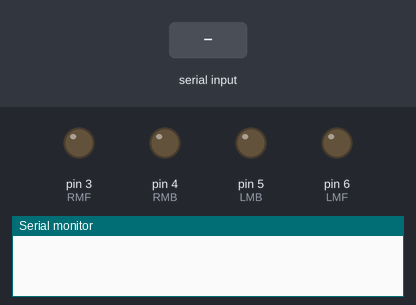
Bench run of a sketch on a simulated Arduino Uno, built with avr-gcc and run on an emulated ATmega328P. Parts: output pins drawn as LEDs (lit = HIGH), the last lines printed to the serial monitor. The test bench sets the inputs (shaded band).

Above: at 1.2 s.
1.3 s: "F\n" received over Serial
At 1.9 s:
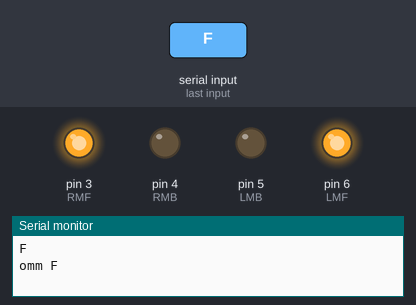
2.8 s: byte 66 ('B') received over Serial
At 4.0 s:
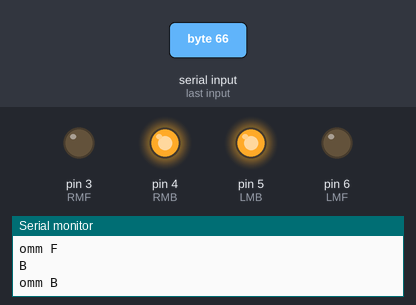
4.3 s: byte 75 ('K') received over Serial
At 5.4 s:
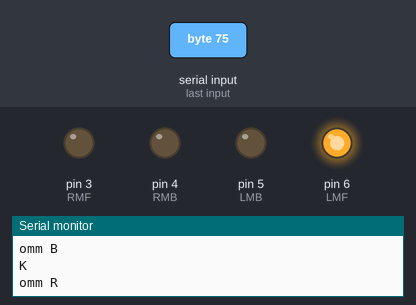
5.8 s: byte 76 ('L') received over Serial
At 6.5 s:
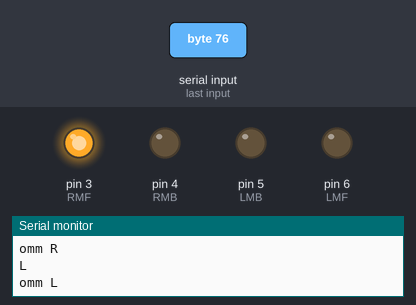
7.3 s: byte 79 ('O') received over Serial
At 7.7 s:
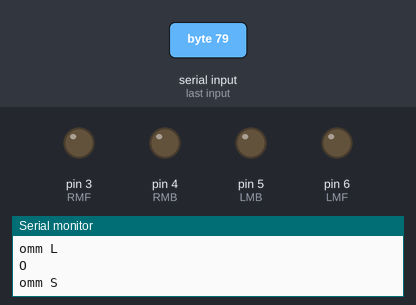
8.8 s: "B\n" received over Serial
At 10.0 s:
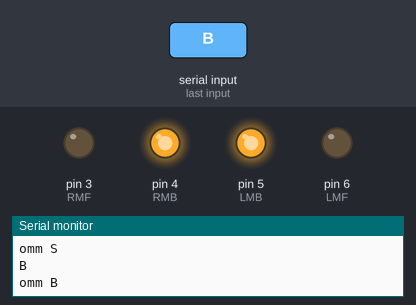
Timing chart, 0 to 11.3 s (numbered marks = the images above; inputs shaded):
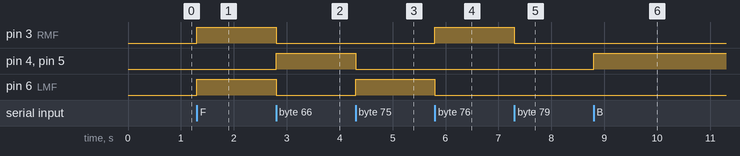

Measured:
- after the input at 1.3 s, pin 3 (RMF), pin 6 (LMF): LOW → HIGH at once
- after the input at 2.8 s, pin 3 (RMF), pin 6 (LMF): HIGH → LOW at once; pin 4 (RMB), pin 5 (LMB): LOW → HIGH at once
- after the input at 4.3 s, pin 4 (RMB), pin 5 (LMB): HIGH → LOW at once; pin 6 (LMF): LOW → HIGH at once
- after the input at 5.8 s, pin 3 (RMF): LOW → HIGH at once; pin 6 (LMF): HIGH → LOW at once
- after the input at 7.3 s, pin 3 (RMF): HIGH → LOW at once
- after the input at 8.8 s, pin 4 (RMB), pin 5 (LMB): LOW → HIGH at once

The sketch:

arduino_uno_command.ino
```cpp
char data = 0;
int RMF = 3; // IN1
int RMB = 4; //  IN2
int LMB = 5; // IN3
int LMF = 6; // IN4
void setup()
{

 Serial.begin(9600);
   pinMode (RMF, OUTPUT);
  pinMode (RMB, OUTPUT);
  pinMode (LMF, OUTPUT);
  pinMode (LMB, OUTPUT);
}
void loop()
{


  if(Serial.available() > 0) {
    data = Serial.read();      //Read the incoming data and store it into variable data
Serial.print(data);        //Print Value inside data in Serial monitor
Serial.print("\n");
    if(data == 'F') //for forward
    {
  Serial.println("omm F");
  digitalWrite(RMF, HIGH);
    digitalWrite (LMF, HIGH);
    digitalWrite(RMB,LOW);
    digitalWrite(LMB,LOW);
    delay(100);
    }
   else if(data == 'O')//for stop
    {
  Serial.println("omm S");
  digitalWrite(RMF, LOW);
    digitalWrite (LMF, LOW);
    digitalWrite(RMB,LOW);
    digitalWrite(LMB,LOW);
    delay(100);
    }
    else if(data == 'B')//for backward
    {
  Serial.println("omm B");
  digitalWrite(RMF, LOW);
    digitalWrite (LMF, LOW);
    digitalWrite(RMB,HIGH);
    digitalWrite(LMB,HIGH);
    delay(100);
    }
  else if(data == 'K') //for right
 {
  Serial.println("omm R");
  digitalWrite (RMF, LOW);
   digitalWrite (LMF, HIGH);
   digitalWrite (RMB, LOW);
   digitalWrite (LMB, LOW);
   delay (100);
   }
   else if(data == 'L')  //for left
 {
  Serial.println("omm L");
  digitalWrite (RMF,HIGH);
   digitalWrite (LMF, LOW);
   digitalWrite (RMB, LOW);
   digitalWrite (LMB, LOW);
   delay (100);
   }


    }
}
```
